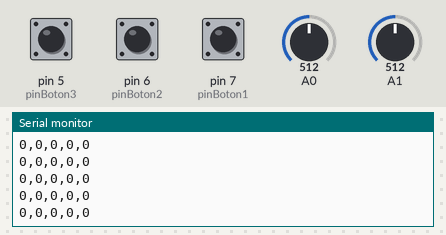
A sketch run on a simulated Arduino Uno, built with avr-gcc and run on an emulated ATmega328P. Parts: the last lines printed to the serial monitor. The test bench sets the inputs (shaded band); at power-on: A0 = 512, A1 = 512, pin 5 (pinBoton3) LOW, pin 6 (pinBoton2) LOW, pin 7 (pinBoton1) LOW.

Above: at 1.2 s.
1.3 s: A0 set to 716
At 1.34 s:
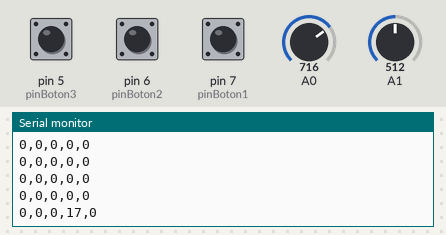
2.8 s: A1 set to 716
At 2.82 s:
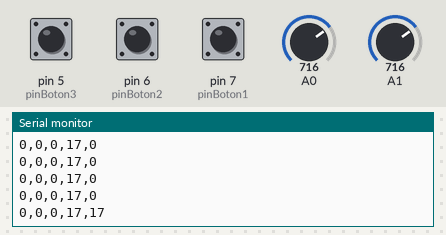
4.3 s: pin 5 (pinBoton3) pulled HIGH for 0.15 s
At 4.34 s:
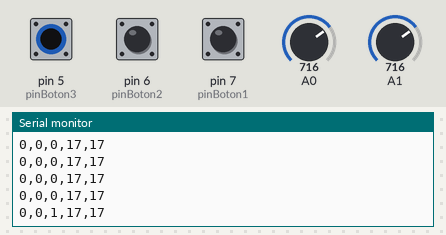
7.4 s: A0 set to 511
At 7.4 s:
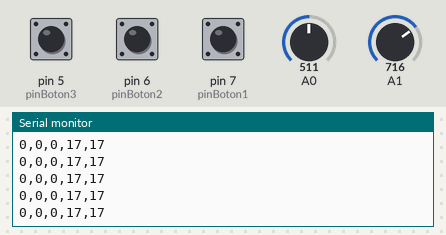
10.4 s: pin 6 (pinBoton2) pulled HIGH for 0.15 s
At 10.45 s:
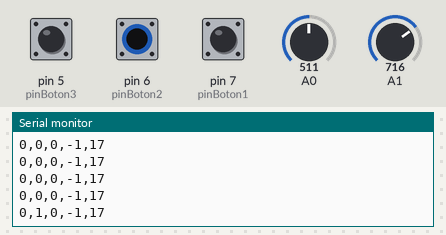
12.0 s: pin 7 (pinBoton1) pulled HIGH for 0.15 s
At 12.03 s:
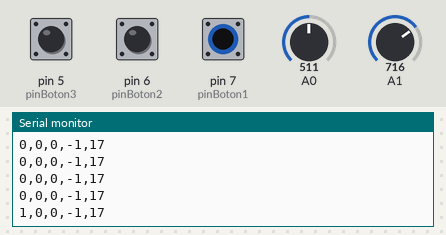
Timing chart, 0 to 14.6 s (numbered marks = the images above; inputs shaded):
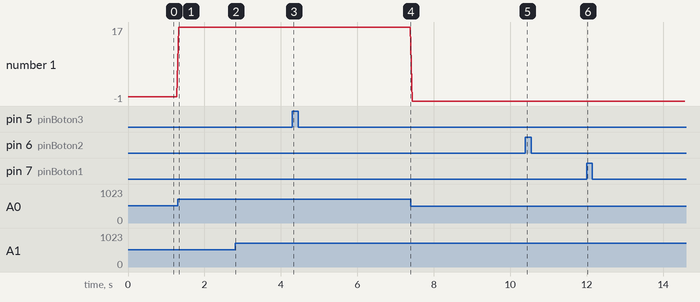

The sketch:

Movimiento_SusMarinoBeta.ino
```cpp
const int pinBoton1= 7; //declaramos constantes con numero de pin para los botones
const int pinBoton2= 6;
const int pinBoton3= 5;

int valorBoton1= 0; //declaramos variables para almacenar el estado de los botones
int valorBoton2= 0;
int valorBoton3= 0;
int joyX;
int joyY;
int joyXMap;
int joyYMap;

void setup(void){
  Serial.begin(9600);
  pinMode (pinBoton1, INPUT);
  pinMode (pinBoton2, INPUT);
  pinMode (pinBoton3, INPUT);

}

void loop(void)
{
  valorBoton1=digitalRead (pinBoton1); //leemos pines donde hemos conectado los botones
  valorBoton2=digitalRead (pinBoton2);
  valorBoton3=digitalRead (pinBoton3);

  joyX=analogRead (A0); //leemos las entradas analógicas donde hemos conectado el Joystick
  joyY=analogRead (A1);

  joyXMap=map(joyX, 0, 1024, -45, 45); //mapeamos los valores de Joustick para darle el rango deseado
  joyYMap=map(joyY, 0, 1024,  -45, 45);

    Serial.flush(); //escribimos los valores en el serial

    Serial.println(String(valorBoton1)+","+String(valorBoton2)+","+String(valorBoton3)+","+String(joyXMap)+","+String(joyYMap));//0

    delay(50);

}
```

Measured:
- after the input at 1.3 s, the serial monitor: prints a new line at once (image 1)
- after the input at 2.8 s, the serial monitor: prints a new line at once (image 2)
- after the input at 4.3 s, the serial monitor: prints a new line at once (image 3)
- after the input at 10.4 s, the serial monitor: prints a new line at once (image 5)
- after the input at 12.0 s, the serial monitor: prints a new line at once (image 6)
- plotted number 1: 0 → 17 after the input at 1.3 s, 17 → -1 after the input at 7.4 s
